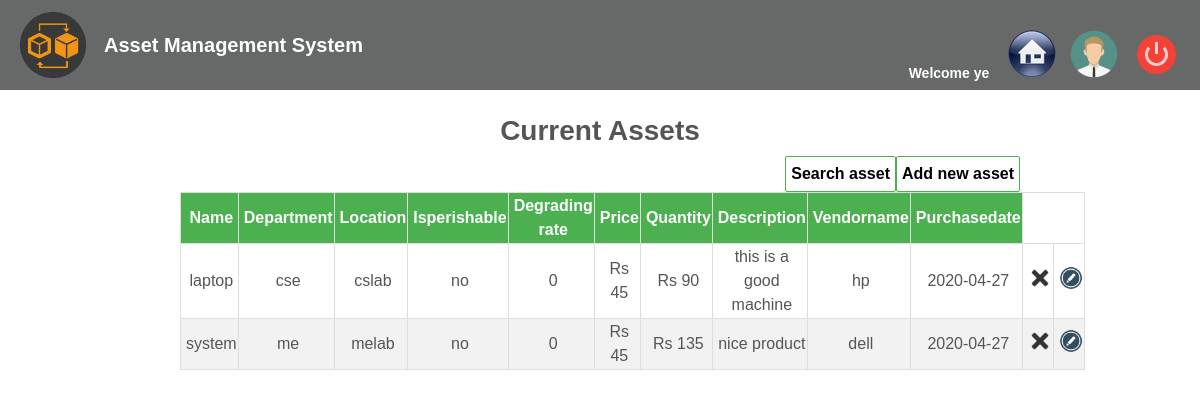
The page /apnaasset/home.php (signed in) on the database as committed earlier.
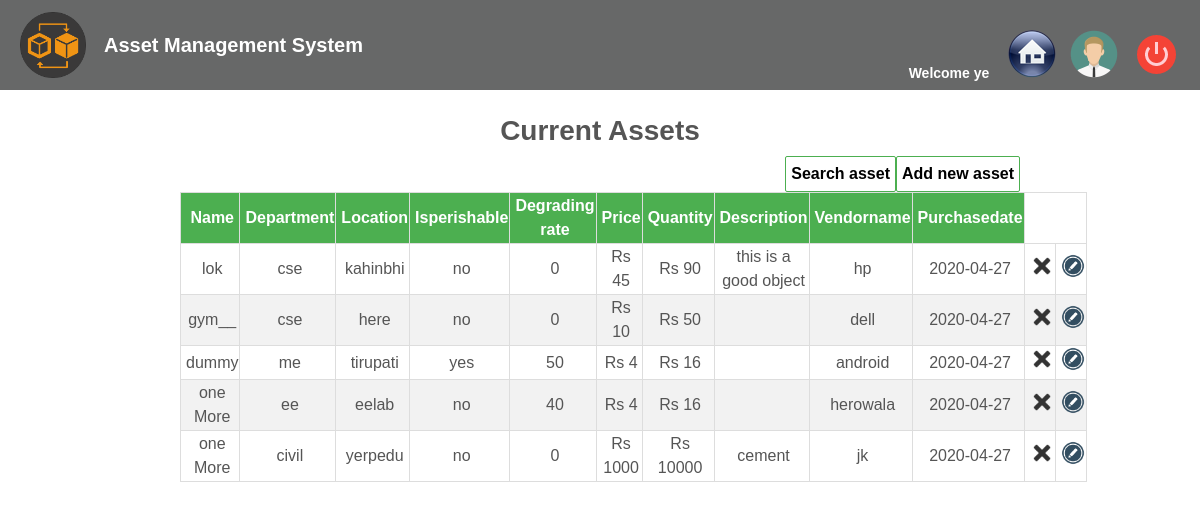
The same page on the database as committed later.
### tables this page shows
CREATE TABLE `users` (
  `id` int(11) NOT NULL,
  `first_name` varchar(32) NOT NULL,
  `last_name` varchar(32) NOT NULL,
  `email` varchar(32) NOT NULL,
  `password` varchar(32) NOT NULL
);

CREATE TABLE `uassets` (
  `id` int(11) NOT NULL,
  `userid` int(11) NOT NULL,
  `department` varchar(32) NOT NULL,
  `name` varchar(32) NOT NULL,
  `location` varchar(32) NOT NULL,
  `perishable` varchar(32) NOT NULL,
  `price` float NOT NULL,
  `quantity` int(11) NOT NULL,
  `degradingrate` int(11) DEFAULT NULL,
  `description` varchar(32) DEFAULT NULL,
  `vendorname` varchar(32) NOT NULL,
  `purchasedate` date NOT NULL
);

### apnaasset/core/init.php (called while the page is built, shortened)
<?php
require 'db/database.php';
require 'functions/user.php';
require 'functions/asset.php';
if(logged_in() === true){
    $session_id = $_SESSION['id'];
    $user_data = user_data($con,$session_id,'id','first_name','last_name','email');
}

### apnaasset/core/functions/user.php (called while the page is built, shortened)
<?php
function user_data($con,$id){
    $id= (int)$id;
    $get_num = func_num_args();
    $get_args =func_get_args();
    if($get_num>1){
        unset($get_args[0],$get_args[1]);
        $fields = '`'. implode('`,`',$get_args). '`';
        $res=mysqli_query($con,"SELECT $fields FROM `users` WHERE `id`= $id");
        $data = mysqli_fetch_assoc($res);
        return $data;
    }
}
?>

### apnaasset/core/functions/asset.php (called while the page is built, shortened)
<?php
function getAssets($con, $userid) {
    $sql = "SELECT * FROM uassets WHERE userid=$userid";
    $res = mysqli_query($con,$sql);
    return $con->query($sql);
}
?>

### apnaasset/home.php (the view, shortened to what this page needs)
<?php
require 'core/init.php';
?>
<!DOCTYPE html>
<html lang="en">
<head>
    <link rel="stylesheet" href="css/normalize.css">
    <link rel="stylesheet" type="text/css" media="screen" href="css/screen.css">
    <link rel="stylesheet" href="css/home.css" />
</head>
<body>
    <div id="page">
        <header>
            <a title="asset" href="home.php">
                <div class="logo">
                    <img src="images/logo.png" height="66px" weight="66px" />
            </a>
            <span id="title">Asset Management System</span>
    </div>
            <nav>
                    <label for="email">Welcome <?php echo $user_data['first_name']; ?> </label>
                <input type="image" src="images/icons/home.png" title="home" value="Home" style="margin-left:10px;"/>
                <a href="profile.php"><input type="image" src="images/icons/user.png" title="Profile" value="settings " style="margin-left:10px;"/></a>
                <a href="logout.php"><input type="image" src="images/icons/logout.png" title="Logout" value="Sign Out" style="margin-left:10px;"/></a>
            </nav>
        <div class="content-center">
            <div id="topic">Current Assets</div>
            <a href="add.php"><div id="add-new" >Add new asset</div></a>
            <a href="search.php"><div id="add-new" >Search asset</div></a>
            <table border=0>
            <tr>
                <th>Name</th>
                <th>Department</th>
                <th>Location</th>
                <th>Isperishable</th>
                <th>Degrading rate</th>
                <th>Price</th>
                <th>Quantity</th>
                <th>Description</th>
                <th>Vendorname</th>
                <th>Purchasedate</th>
            </tr>
            <?php
                $result = getAssets($con, $user_data["id"]);
                $i = 1;
                while($row = $result->fetch_assoc()) {
                    echo "<tr style='background-color:";
                    if ($i % 2 == 0) {
                        echo "#f2f2f2";
                    } else {
                        echo "white";
                    }
                    $i++;
                    echo "'>";
                    echo "<td style='text-align: center'>" . $row["name"] . "</td>";
                    echo "<td style='text-align: center'>" . $row["department"] . '</td>';
                    echo '<td style="text-align: center">' . $row['location'] . '</td>';
                    echo '<td style="text-align: center">' . $row['perishable'] . '</td>';
                    echo '<td style="text-align: center">' . $row['degradingrate'] . '</td>';
                    echo '<td style="text-align: center">' .'Rs '. $row['price'] . '</td>';
                    echo '<td style="text-align: center">'.'Rs '.$row['quantity'] * $row['price'] . '</td>';
                    echo '<td style="text-align: center">' . $row['description'] . '</td>';
                    echo '<td style="text-align: center">' . $row['vendorname'] . '</td>';
                    echo '<td style="text-align: center">' . $row['purchasedate'] . '</td>';
                    echo "<td style='text-align: center'><a href=\"delete.php?id=".$row['id']."\"><img src='images/icons/delete.ico' height='24'/></a></td>";
                    echo "<td style='text-align: center'><a href=\"update.php?id=".$row['id']."\"><img src='images/icons/edit.png' alt='' height='24'/></a></td>";
                    echo '</tr>';
            }
            ?>
            </table>
        </div>
</body>
</html>

### apnaasset/css/screen.css (style rules this page uses)
html, body { font-family: "Trebuchet MS", Arial, Helvetica, sans-serif; background: url(../images/bg.jpg); font-size: 14px; font-weight: 300; color: #555; margin: 0; padding: 0; line-height: 1.5; min-height: 100%; height: 100%; display: block; }
#page { width:100%; margin:0 auto; position: relative; min-height: 100%; overflow: hidden; }
a { color: #007eff; }
header { height: 90px; background-color: rgba(92, 93, 93, 0.93); color: white; }
header .logo { z-index: 1; position: absolute; float: left; width: 500px; height: 66px; top: 12px; left: 20px; }
header .logo img { float: left; }
header #title { margin-left: 18px; margin-top: 18px; color: white; font-weight: bold; font-size: 20px; float: left; }
nav { float: right; top: 0px;left: 0px; padding: 30px 20px 0 0; width: auto; }
header label { font-weight: bold; margin-left: 10px; margin-right: 5px; }

### apnaasset/css/home.css (style rules this page uses)
.content-center { width: 70%; margin: 20px auto; }
table { font-family: "Trebuchet MS", Arial, Helvetica, sans-serif; font-size: 16px; width: 100%; border-collapse: collapse; }
th { background-color: #4CAF50; color: white; }
table, th, td { border: 1px solid #ddd; padding-left: 5px; }
.content-center #topic { text-align: center; font-size: 28px; font-weight: bold; }
.content-center #add-new { margin-top: 4px; font-size: 16px; font-weight: bold; float: right; padding: 5px; color: black; border: 1px solid #4CAF50; border-radius: 2px; cursor: pointer; }

Rows that differ between the two databases and show on the page:
removed uassets: name "system", department "me", location "melab", perishable "no", degradingrate "0", price "45", $row['quantity'] * $row['price'] "135", description "nice product", vendorname "dell", purchasedate "2020-04-27"
changed uassets "hp": name "laptop" → "lok"; location "cslab" → "kahinbhi"; description "this is a good machine" → "this is a good object"
added uassets: name "gym__", department "cse", location "here", perishable "no", degradingrate "0", price "10", $row['quantity'] * $row['price'] "50", vendorname "dell", purchasedate "2020-04-27"
added uassets: name "dummy", department "me", location "tirupati", perishable "yes", degradingrate "50", price "4", $row['quantity'] * $row['price'] "16", vendorname "android", purchasedate "2020-04-27"
added uassets: name "one More", department "ee", location "eelab", perishable "no", degradingrate "40", price "4", $row['quantity'] * $row['price'] "16", vendorname "herowala", purchasedate "2020-04-27"
added uassets: name "one More", department "civil", location "yerpedu", perishable "no", degradingrate "0", price "1000", $row['quantity'] * $row['price'] "10000", description "cement", vendorname "jk", purchasedate "2020-04-27"
